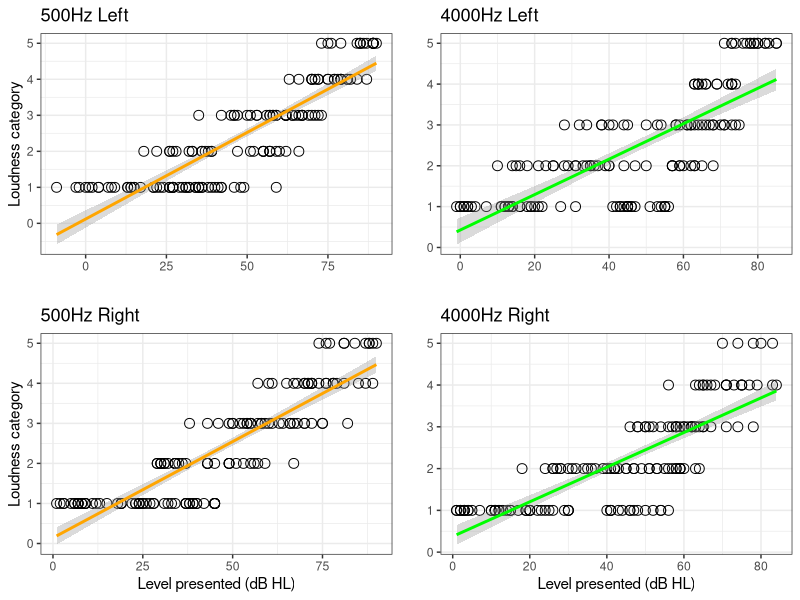

Recreate this plot in R.

#Load libraries
library(readr)
library(tidyverse)
library(MASS)
library(ggplot2)
library(ggpubr)

#Read in data
longdata <- read_delim("longdata.csv", delim = ";", 
                       escape_double = FALSE, trim_ws = TRUE)

#Subset data for frequency and ear - easier to work with
dat5L <- longdata[c("0.5kHz-upplevd-L", "0.5kHz-dB-L")]
names(dat5L) <- c("loudness", "dB")
dat5R <- longdata[c("0.5kHz-upplevd-R", "0.5kHz-dB-R")]
names(dat5R) <- c("loudness", "dB")
dat4L <- longdata[c("4kHz-upplevd-L", "4kHz-dB-L")]
names(dat4L) <- c("loudness", "dB")
dat4R <- longdata[c("4kHz-upplevd-R", "4kHz-dB-R")]
names(dat4R) <- c("loudness", "dB")

#Create linear models
lm_mod5L <- lm(loudness ~ dB, data = dat5L)
lm_mod5R <- lm(loudness ~ dB, data = dat5R)

lm_mod4L <- lm(loudness ~ dB, data = dat4L)
lm_mod4R <- lm(loudness ~ dB, data = dat4R)

#Create plots of data + linear models
plot5L <- ggplot(dat5L, aes(x = dB, y = loudness)) + 
  geom_point(shape = 1, size = 3) +
  stat_smooth(method = "lm", col = "orange", alpha = 0.35)+
  xlab("")+
  ylab("Loudness category")+
  ggtitle("500Hz Left") +
  theme_bw()

plot5R <- ggplot(dat5R, aes(x = dB, y = loudness)) + 
  geom_point(shape = 1, size = 3) +
  stat_smooth(method = "lm", col = "orange", alpha = 0.35)+
  xlab("Level presented (dB HL)")+
  ylab("Loudness category")+
  ggtitle("500Hz Right") +
  theme_bw()

plot4L <- ggplot(dat4L, aes(x = dB, y = loudness)) + 
  geom_point(shape = 1, size = 3) +
  stat_smooth(method = "lm", col = "green", alpha = 0.35)+
  xlab("")+
  ylab("")+
  ggtitle("4000Hz Left") +
  theme_bw()

plot4R <- ggplot(dat4R, aes(x = dB, y = loudness)) + 
  geom_point(shape = 1, size = 3) +
  stat_smooth(method = "lm", col = "green", alpha = 0.35)+
  xlab("Level presented (dB HL)")+
  ylab("")+
  ggtitle("4000Hz Right") +
  theme_bw()

#Arrange and output plots on 2-by-2 grid
ggarrange(plot5L, plot4L, plot5R, plot4R, ncol=2, nrow=2)

#Summarize lm: linear models (to report R2 value in figure legend)
summary(lm_mod5L)
summary(lm_mod5R)
summary(lm_mod4L)
summary(lm_mod4R)

#Copy data to new data.frames with "loudness" as categorical variable
dat5L_cat <- dat5L
dat5L_cat$loudness <- as.factor(dat5L_cat$loudness)

dat5R_cat <- dat5R
dat5R_cat$loudness <- as.factor(dat5R_cat$loudness)

dat4L_cat <- dat4L
dat4L_cat$loudness <- as.factor(dat4L_cat$loudness)

dat4R_cat <- dat4R
dat4R_cat$loudness <- as.factor(dat4R_cat$loudness)

#Create logistic regression models from dataframes with loudness as categorical
ord_mod5L <- polr(loudness ~ dB, data = dat5L_cat, Hess = TRUE)
ord_mod5R <- polr(loudness ~ dB, data = dat5R_cat, Hess = TRUE)

ord_mod4L <- polr(loudness ~ dB, data = dat4L_cat, Hess = TRUE)
ord_mod4R <- polr(loudness ~ dB, data = dat4R_cat, Hess = TRUE)

#Print summary of logistic models
summary(ord_mod5L)
summary(ord_mod5R)
summary(ord_mod4L)
summary(ord_mod4R)

#Calculate Odds Ratio and its 95% confidence interval and p
OR5L <- unname(exp(coef(ord_mod5L)["dB"]))
conf5L <- unname(exp(confint(ord_mod5L)))
p5L <- pnorm(abs(coef(summary(ord_mod5L))["dB","t value"]), lower.tail = FALSE) * 2

OR5R <- unname(exp(coef(ord_mod5R)["dB"]))
conf5R <- unname(exp(confint(ord_mod5R)))
p5R <- pnorm(abs(coef(summary(ord_mod5R))["dB","t value"]), lower.tail = FALSE) * 2

OR4L <- unname(exp(coef(ord_mod4L)["dB"]))
conf4L <- unname(exp(confint(ord_mod4L)))
p4L <- pnorm(abs(coef(summary(ord_mod4L))["dB","t value"]), lower.tail = FALSE) * 2

OR4R <- unname(exp(coef(ord_mod4R)["dB"]))
conf4R <- unname(exp(confint(ord_mod4R)))
p4R <- pnorm(abs(coef(summary(ord_mod4R))["dB","t value"]), lower.tail = FALSE) * 2

#Order OR, CI and p in matrix of results
results <- matrix(nrow = 4, ncol = 4)

results[1,1:4] <- round(c(OR5L, conf5L, p5L), 3)
results[2,1:4] <- round(c(OR5R, conf5R, p5R), 3)
results[3,1:4] <- round(c(OR4L, conf4L, p4L), 3)
results[4,1:4] <- round(c(OR4R, conf4R, p4R), 3)

#Name rows and columns in result table
dimnames(results) = list(c("5L", "5R", "4L", "4R"), c("OR", "CI 2.5", "CI 97.5", "p"))
